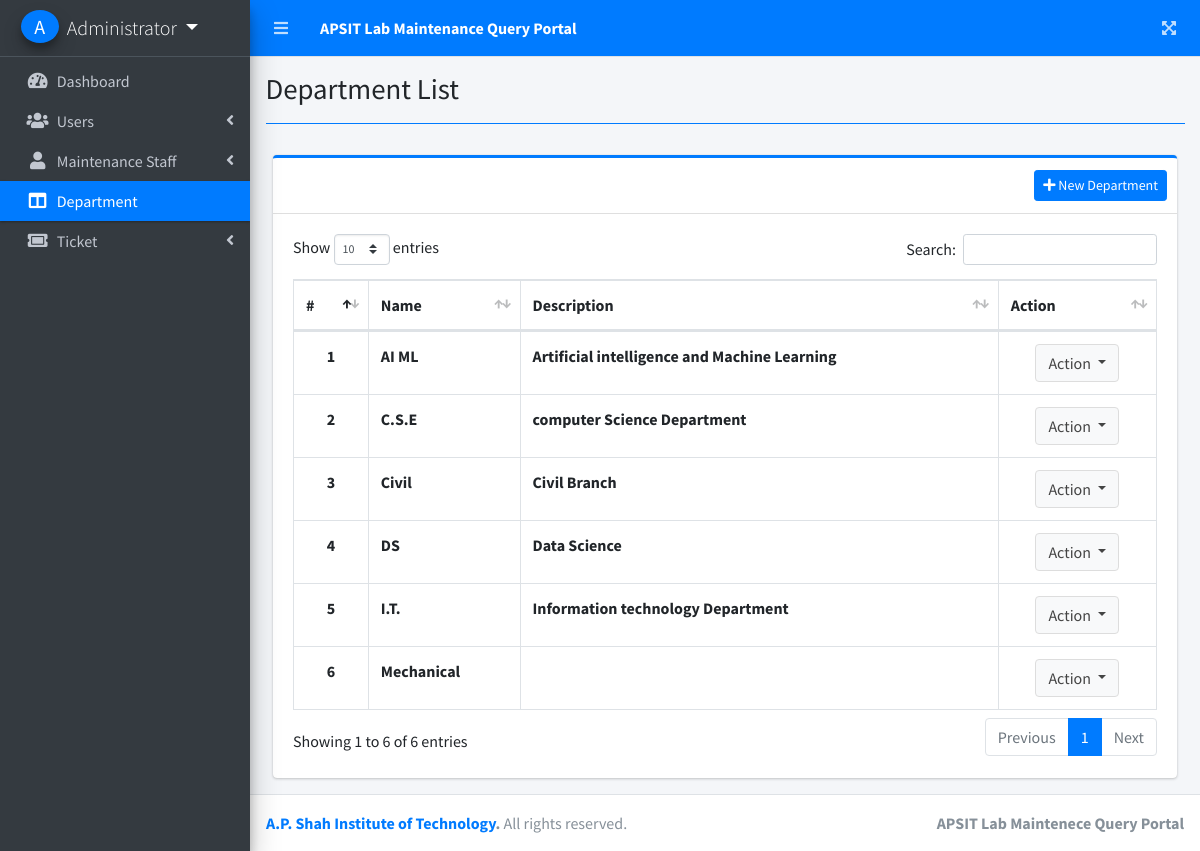
The page /index.php?page=department_list (signed in) on the database its author committed.
### tables this page shows
CREATE TABLE `departments` (
  `id` int(30) NOT NULL,
  `name` text NOT NULL,
  `description` text NOT NULL,
  `date_created` datetime NOT NULL DEFAULT current_timestamp()
);

### department_list.php (the view, shortened to what this page needs)
<?php include'db_connect.php' ?>
<div class="col-lg-12">
	<div class="card card-outline card-primary">
		<div class="card-header">
			<div class="card-tools">
				<button class="btn btn-sm btn-primary btn-block" type='button' id="new_department"><i class="fa fa-plus"></i> New Department</button>
			</div>
		</div>
		<div class="card-body">
			<table class="table tabe-hover table-bordered" id="list">
				<thead>
					<tr>
						<th>#</th>
						<th>Name</th>
						<th>Description</th>
						<th>Action</th>
					</tr>
				</thead>
				<tbody>
					<?php
					$i = 1;
					$qry = $conn->query("SELECT * FROM departments order by  name asc");
					while($row= $qry->fetch_assoc()):
					?>
					<tr>
						<th class="text-center"><?php echo $i++ ?></th>
						<td><b><?php echo ucwords($row['name']) ?></b></td>
						<td><b><?php echo $row['description'] ?></b></td>
						<td class="text-center ">
							<button type="button" class="btn btn-default dropdown-toggle" data-toggle="dropdown" aria-expanded="true">
		                      Action
		                    </button>
						</td>
					</tr>
				<?php endwhile; ?>
				</tbody>
			</table>
		</div>
	</div>
</div>

### rows shown on the page
departments: name "AI ML", description "Artificial intelligence and Machine Learning"
departments: name "C.S.E", description "computer Science Department"
departments: name "Civil", description "Civil Branch"
departments: name "DS", description "Data Science"
departments: name "I.T.", description "Information technology Department"
departments: name "Mechanical"

### other values the page prints
$_SESSION['login_firstname'].' '.$_SESSION['login_lastname'] "Administrator"
$title "Department List"
